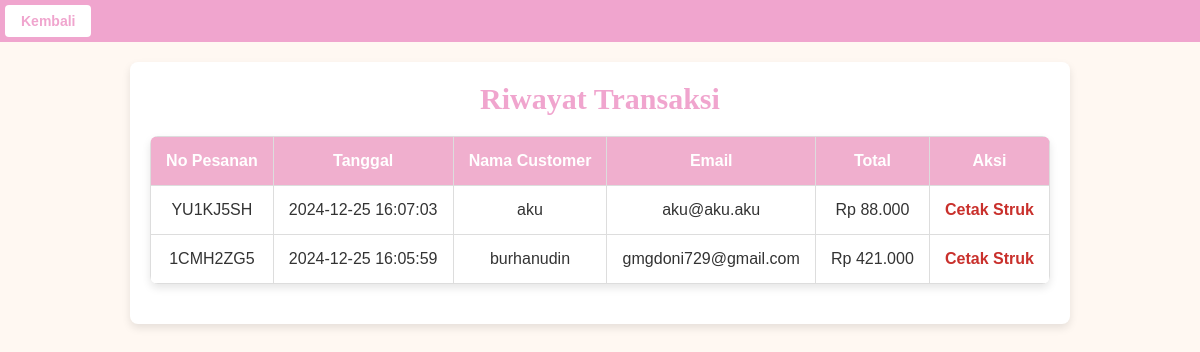
The app's page /riwayat_transaksi.php (signed in), older data.
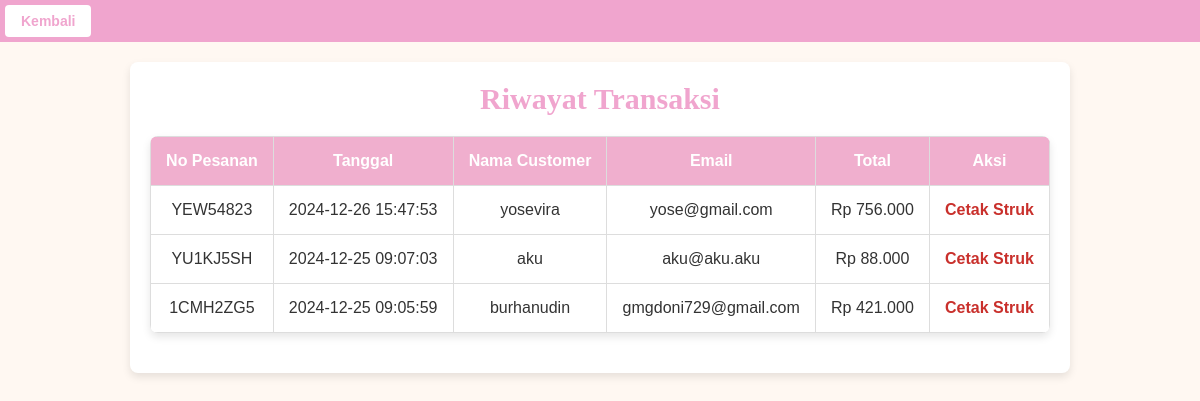
The same page, newer data.
### tables this page shows
CREATE TABLE `transaksi` (
  `id` int(11) NOT NULL,
  `kode_pesanan` varchar(8) NOT NULL,
  `user_id` int(11) NOT NULL,
  `nama_pemesan` varchar(255) NOT NULL,
  `total` decimal(15,2) NOT NULL,
  `alamat_pengiriman` text NOT NULL,
  `metode_pembayaran` varchar(50) NOT NULL,
  `created_at` timestamp NOT NULL DEFAULT current_timestamp()
);

CREATE TABLE `users` (
  `id` int(11) NOT NULL,
  `fullname` varchar(225) NOT NULL,
  `username` varchar(50) NOT NULL,
  `email` varchar(100) NOT NULL,
  `alamat` text DEFAULT NULL,
  `no_telepon` varchar(20) DEFAULT NULL,
  `password` varchar(255) NOT NULL,
  `role` enum('admin','customer') DEFAULT 'customer',
  `created_at` timestamp NOT NULL DEFAULT current_timestamp()
);

### riwayat_transaksi.php (the view, shortened to what this page needs)
<?php
include 'koneksi.php';
$role = $_SESSION['role'];
if ($role === 'admin') {
    $query = "SELECT transaksi.kode_pesanan AS transaksi_id, transaksi.created_at, transaksi.total,
                    users.fullname, users.email
            FROM transaksi
            INNER JOIN users ON transaksi.user_id = users.id
            ORDER BY transaksi.created_at DESC";
}
$result = mysqli_query($conn, $query);
?>
<!DOCTYPE html>
<html lang="en">
<head>
    <link rel="stylesheet" href="style.css">
</head>
<body>
    <div class="admin-container">
        <div class="admin-menu">
            <?php if ($role === 'admin'): ?>
                <a href="admin.php" class="riwayat-trx">Kembali</a>
            <?php elseif ($role === 'customer'): ?>
                <a href="profil.php" class="riwayat-trx">Kembali</a>
            <?php endif; ?>
        </div>
    </div>
    <div class="admin-content">
        <h2>Riwayat Transaksi</h2>
        <table>
            <tr>
                <th>No Pesanan</th>
                <th>Tanggal</th>
                <th>Nama Customer</th>
                <th>Email</th>
                <th>Total</th>
                <th>Aksi</th>
            </tr>
            <?php while ($row = mysqli_fetch_assoc($result)): ?>
            <tr>
                <td><?= $row['transaksi_id'] ?></td>
                <td><?= $row['created_at'] ?></td>
                <td><?= htmlspecialchars($row['fullname']) ?></td>
                <td><?= htmlspecialchars($row['email']) ?></td>
                <td>Rp <?= number_format($row['total'], 0, ',', '.') ?></td>
                <td>
                    <a href="cetak_struk.php?id=<?= $row['transaksi_id'] ?>" class="edit-button">Cetak Struk</a>
                </td>
            </tr>
            <?php endwhile; ?>
        </table>
    </div>
</body>
</html>

Row changes from the older to the newer data that the page shows:
added transaksi: kode_pesanan "YEW54823", created_at "2024-12-26 15:47:53", user.fullname "yosevira", user.email "yose@gmail.com", total "756.000"
changed transaksi "YU1KJ5SH": created_at "2024-12-25 16:07:03" → "2024-12-25 09:07:03"
changed transaksi "1CMH2ZG5": created_at "2024-12-25 16:05:59" → "2024-12-25 09:05:59"
